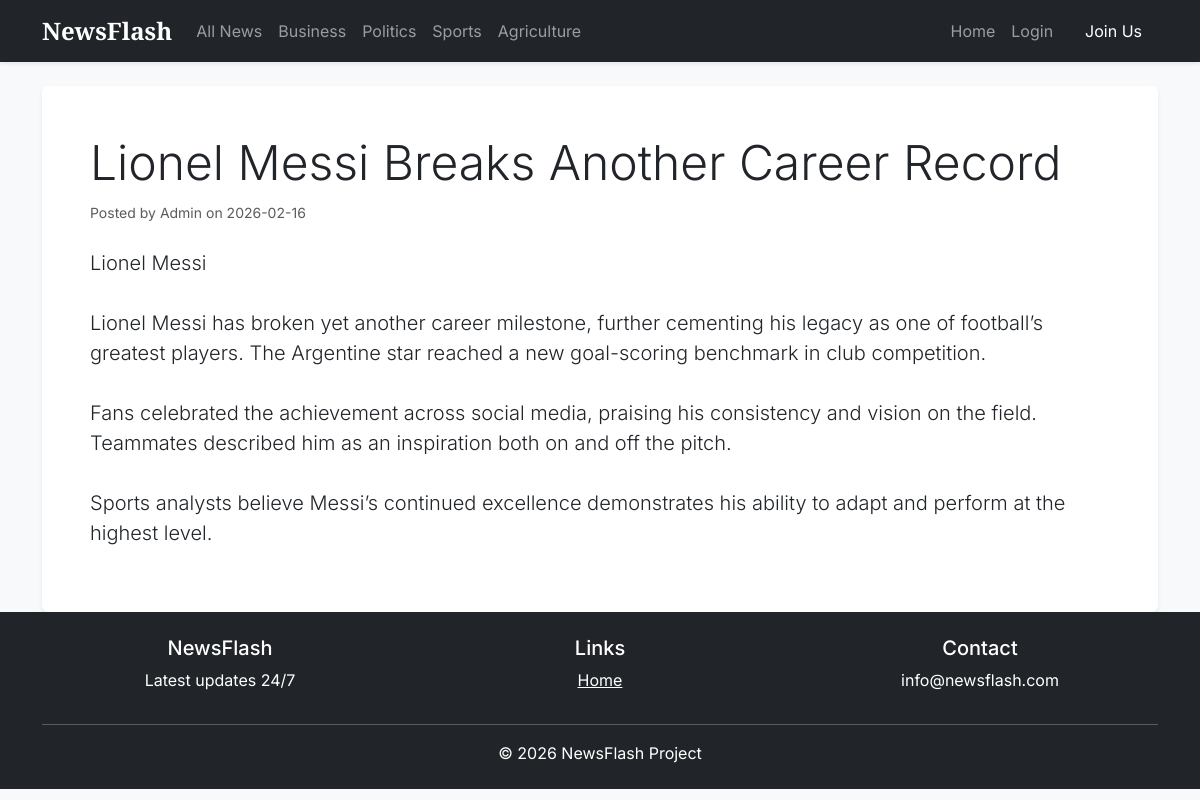
The page /post/5 on the database its author committed.
### app/models.py (models this page shows, shortened)
class Post(db.Model):
    id = db.Column(db.Integer, primary_key=True)
    title = db.Column(db.String(100), nullable=False)
    date_posted = db.Column(db.DateTime, nullable=False, default=datetime.utcnow)
    content = db.Column(db.Text, nullable=False)
    user_id = db.Column(db.Integer, db.ForeignKey('user.id'), nullable=False)
    category_id = db.Column(db.Integer, db.ForeignKey('category.id'), nullable=False)
    is_trending = db.Column(db.Boolean, default=False)

class User(db.Model, UserMixin):
    id = db.Column(db.Integer, primary_key=True)
    username = db.Column(db.String(20), unique=True, nullable=False)
    email = db.Column(db.String(120), unique=True, nullable=False)
    password = db.Column(db.String(60), nullable=False)
    is_admin = db.Column(db.Boolean, default=False)
    posts = db.relationship('Post', backref='author', lazy=True)

### app/routes.py (the view)
@main_bp.route("/post/<int:post_id>")
def post(post_id):
    post = Post.query.get_or_404(post_id)
    return render_template('post.html', title=post.title, post=post)

### app/templates/post.html (shortened to what this page needs)
{% extends "layout.html" %}
{% block content %}
<article class="bg-white p-5 rounded shadow-sm">
    <div class="mb-4">
        <h1 class="display-5">{{ post.title }}</h1>
        <small class="text-muted">Posted by {{ post.author.username }} on {{ post.date_posted.strftime('%Y-%m-%d') }}</small>
    </div>
    <p class="lead" style="white-space: pre-wrap;">{{ post.content }}</p>
</article>
{% endblock %}

### app/templates/layout.html (style rules this page uses)
body { font-family: 'Inter', sans-serif; }

### rows shown on the page
Post: title "Lionel Messi Breaks Another Career Record", date_posted "2026-02-16", content "Lionel Messi Lionel Messi has broken yet another career milestone, further cementing his legacy as one of football’s greatest players. The Argentine star reached a new goal-scoring benchmark in club competition. Fans celebrated the achievement across social media, praising his consistency and vision on the field. Teammates described him as an inspiration both on and off the pitch. Sports analysts believe Messi’s continued excellence demonstrates his ability to adapt and perform at the highest level."
User: author.username "Admin"
